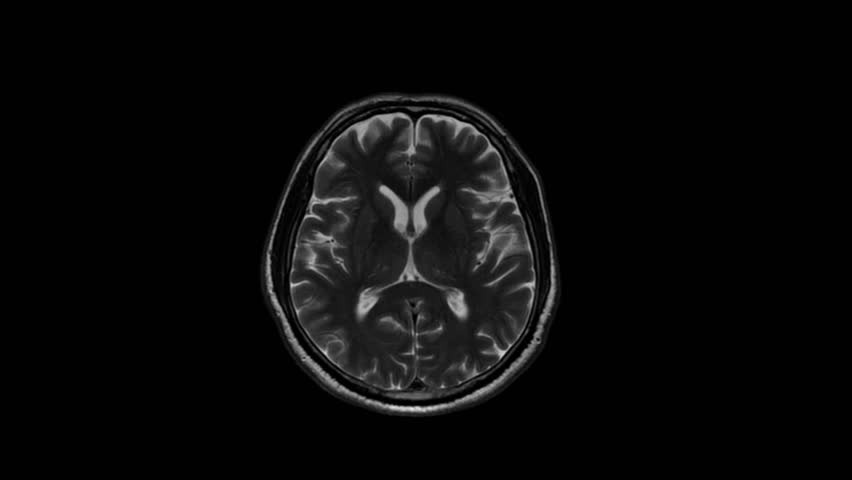
#> input picture Training/notumor/Tr-no_0147.jpg, 852 x 480 px, given in place of Tr-no_0538.jpg, which was not available
$ python equalization.py
#> lines starting #> are read from the running program, lines starting #| are printed output that depends on the picture; after the words box and inside, x2 and y2 are one past the last pixel; in counts of white or black regions, pixels touching at a corner belong together; pictures that were not available may be replaced by others from this repository, and a replacement may not be noted
import numpy as np
from skimage import io,exposure,filters
from skimage.util import img_as_ubyte
import os, glob,pathlib
import matplotlib.pyplot as plt

def show_result( before, after):

    plt.figure(figsize=(10, 12))
    images = [
        (before[0], 'Original Image'),
        (after[0], '1'),
        (before[1], 'Original Image'),
        (after[1], '2'),
        (before[2],'original'),
        (after[2], '3'),
        (before[3], 'Original Image'),
        (after[3], '4'),
        (before[4], 'Original Image'),
        (after[4], '5')
    ]

    for i, (img, title) in enumerate(images, start=1):
        plt.subplot(5, 2, i)
        plt.imshow(img, cmap='gray')
        plt.title(title)

    plt.tight_layout()
    plt.show()

def apply_median(image):
    return filters.median(image)

def hist_matching(image,refr):
    matched = np.clip(exposure.match_histograms(image,refr),0,255).astype(np.uint8)
    #matched = apply_median(matched)
    matched[matched < 20] = 0
    matched = exposure.equalize_hist(matched,mask=matched<255)
    #print(exposure.histogram(matched))

    return matched

def main():
    pass

def test():
    REFERENCE_FILENAME = r"Training\notumor\Tr-no_0538.jpg"
    refr_img = img_as_ubyte(io.imread(REFERENCE_FILENAME,as_gray=True))
#> refr_img: shape (480, 852); min 0, max 231, mean 9.8

    for i in range(5):
        before_images=[]
        after_images=[]
        random_list = np.random.randint(10,1338,size=(5))
        print(random_list)

        for number in random_list:
            image = img_as_ubyte(io.imread(rf"Training/notumor/Tr-no_{number:04}.jpg",as_gray=True))
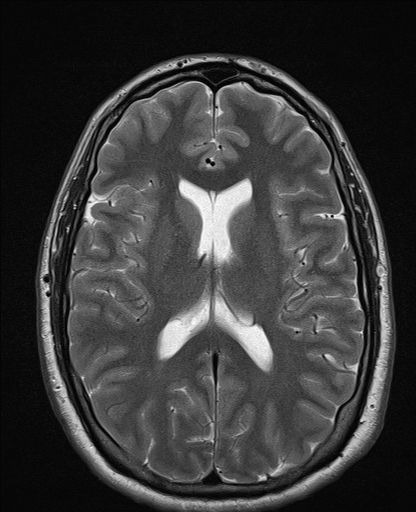
#> input picture Training/notumor/Tr-no_0150.jpg, 416 x 512 px, given in place of Tr-no_0694.jpg, which was not available
#> image: shape (512, 416); min 0, max 254, mean 57.9
            image[image< 40] = 0
            before_images.append(image)
            matched = hist_matching(image, refr_img)
#> in hist_matching, `matched = np.clip(exposure.match_histograms(image,refr),0,255).astype(..`:
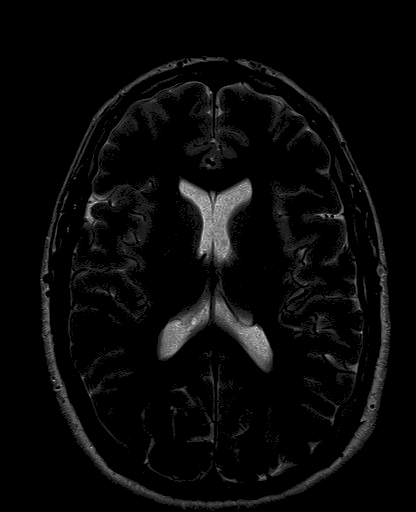
#> matched: shape (512, 416); min 0, max 231, mean 8.9
#> in hist_matching, `matched[matched < 20] = 0`: matched: shape (512, 416); 3.66% of pixels changed, all inside (x1, y1, x2, y2) = (40, 56, 391, 511)
#> in hist_matching, `matched = exposure.equalize_hist(matched,mask=matched<255)`:
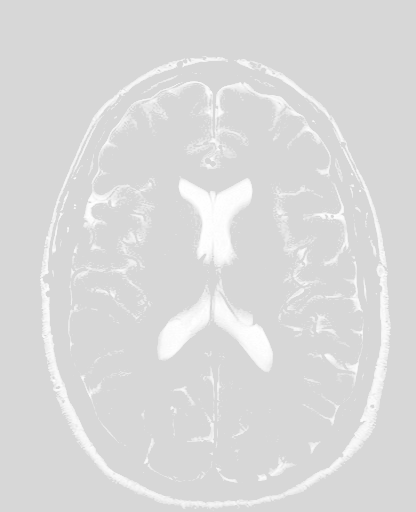
#> matched: shape (512, 416) float64; min 0.843, max 1, mean 0.856
            after_images.append(matched)


        show_result(before_images,after_images)


if __name__=="__main__":
#> (the run stopped early here; a loop or call above may not have finished)
